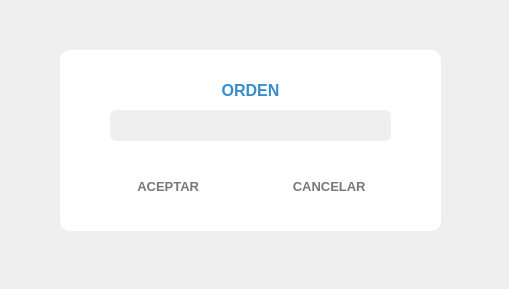
<?xml version="1.0" encoding="UTF-8"?>
<ui version="4.0">
 <class>SelectionOrder</class>
 <widget class="QWidget" name="SelectionOrder">
  <property name="geometry">
   <rect>
    <x>0</x>
    <y>0</y>
    <width>509</width>
    <height>289</height>
   </rect>
  </property>
  <property name="windowTitle">
   <string>Form</string>
  </property>
  <widget class="MyLabelShine" name="label_background">
   <property name="geometry">
    <rect>
     <x>60</x>
     <y>50</y>
     <width>381</width>
     <height>181</height>
    </rect>
   </property>
   <property name="styleSheet">
    <string notr="true">background-color: #FFFFFF; 
border-radius: 10px;
/*border: 2px solid #368DCE;*/</string>
   </property>
   <property name="text">
    <string/>
   </property>
   <property name="alignment">
    <set>Qt::AlignCenter</set>
   </property>
  </widget>
  <widget class="MyLabelSpinner" name="l_orden">
   <property name="geometry">
    <rect>
     <x>110</x>
     <y>110</y>
     <width>281</width>
     <height>31</height>
    </rect>
   </property>
   <property name="font">
    <font>
     <family>Segoe UI</family>
     <pointsize>12</pointsize>
     <weight>50</weight>
     <bold>false</bold>
    </font>
   </property>
   <property name="styleSheet">
    <string notr="true">QLabel{
	background-color: #EFEFEF; 
	border-radius: 6px;
	color:rgb(50, 50, 50);
}
QLabel:hover:!pressed{
	  background-color: #DDDDDD; 
}</string>
   </property>
   <property name="text">
    <string/>
   </property>
   <property name="alignment">
    <set>Qt::AlignCenter</set>
   </property>
  </widget>
  <widget class="QLabel" name="label_5">
   <property name="geometry">
    <rect>
     <x>110</x>
     <y>80</y>
     <width>281</width>
     <height>21</height>
    </rect>
   </property>
   <property name="palette">
    <palette>
     <active>
      <colorrole role="WindowText">
       <brush brushstyle="SolidPattern">
        <color alpha="255">
         <red>54</red>
         <green>141</green>
         <blue>206</blue>
        </color>
       </brush>
      </colorrole>
      <colorrole role="Text">
       <brush brushstyle="SolidPattern">
        <color alpha="255">
         <red>54</red>
         <green>141</green>
         <blue>206</blue>
        </color>
       </brush>
      </colorrole>
      <colorrole role="ButtonText">
       <brush brushstyle="SolidPattern">
        <color alpha="255">
         <red>54</red>
         <green>141</green>
         <blue>206</blue>
        </color>
       </brush>
      </colorrole>
      <colorrole role="PlaceholderText">
       <brush brushstyle="NoBrush">
        <color alpha="128">
         <red>54</red>
         <green>141</green>
         <blue>206</blue>
        </color>
       </brush>
      </colorrole>
     </active>
     <inactive>
      <colorrole role="WindowText">
       <brush brushstyle="SolidPattern">
        <color alpha="255">
         <red>54</red>
         <green>141</green>
         <blue>206</blue>
        </color>
       </brush>
      </colorrole>
      <colorrole role="Text">
       <brush brushstyle="SolidPattern">
        <color alpha="255">
         <red>54</red>
         <green>141</green>
         <blue>206</blue>
        </color>
       </brush>
      </colorrole>
      <colorrole role="ButtonText">
       <brush brushstyle="SolidPattern">
        <color alpha="255">
         <red>54</red>
         <green>141</green>
         <blue>206</blue>
        </color>
       </brush>
      </colorrole>
      <colorrole role="PlaceholderText">
       <brush brushstyle="NoBrush">
        <color alpha="128">
         <red>54</red>
         <green>141</green>
         <blue>206</blue>
        </color>
       </brush>
      </colorrole>
     </inactive>
     <disabled>
      <colorrole role="WindowText">
       <brush brushstyle="SolidPattern">
        <color alpha="255">
         <red>54</red>
         <green>141</green>
         <blue>206</blue>
        </color>
       </brush>
      </colorrole>
      <colorrole role="Text">
       <brush brushstyle="SolidPattern">
        <color alpha="255">
         <red>54</red>
         <green>141</green>
         <blue>206</blue>
        </color>
       </brush>
      </colorrole>
      <colorrole role="ButtonText">
       <brush brushstyle="SolidPattern">
        <color alpha="255">
         <red>54</red>
         <green>141</green>
         <blue>206</blue>
        </color>
       </brush>
      </colorrole>
      <colorrole role="PlaceholderText">
       <brush brushstyle="NoBrush">
        <color alpha="128">
         <red>54</red>
         <green>141</green>
         <blue>206</blue>
        </color>
       </brush>
      </colorrole>
     </disabled>
    </palette>
   </property>
   <property name="font">
    <font>
     <family>Segoe UI</family>
     <pointsize>12</pointsize>
     <weight>75</weight>
     <bold>true</bold>
    </font>
   </property>
   <property name="styleSheet">
    <string notr="true">color: rgb(54, 141, 206);</string>
   </property>
   <property name="text">
    <string>ORDEN</string>
   </property>
   <property name="alignment">
    <set>Qt::AlignCenter</set>
   </property>
  </widget>
  <widget class="QWidget" name="layoutWidget_2">
   <property name="geometry">
    <rect>
     <x>120</x>
     <y>170</y>
     <width>261</width>
     <height>32</height>
    </rect>
   </property>
   <layout class="QHBoxLayout" name="horizontalLayout_3">
    <item>
     <widget class="QPushButton" name="pb_aceptar">
      <property name="minimumSize">
       <size>
        <width>100</width>
        <height>30</height>
       </size>
      </property>
      <property name="font">
       <font>
        <family>Segoe UI</family>
        <pointsize>10</pointsize>
        <weight>75</weight>
        <bold>true</bold>
       </font>
      </property>
      <property name="styleSheet">
       <string notr="true">QPushButton{
	border-radius: 3px;
	color:rgb(120, 120, 120);
}
QPushButton:hover:!pressed{
	  background-color: #EEEEEE; 
}</string>
      </property>
      <property name="text">
       <string>ACEPTAR </string>
      </property>
      <property name="icon">
       <iconset resource="assets.qrc">
        <normaloff>:/icons/accept.png</normaloff>:/icons/accept.png</iconset>
      </property>
      <property name="iconSize">
       <size>
        <width>30</width>
        <height>20</height>
       </size>
      </property>
      <property name="flat">
       <bool>true</bool>
      </property>
     </widget>
    </item>
    <item>
     <spacer name="horizontalSpacer_4">
      <property name="orientation">
       <enum>Qt::Horizontal</enum>
      </property>
      <property name="sizeHint" stdset="0">
       <size>
        <width>40</width>
        <height>20</height>
       </size>
      </property>
     </spacer>
    </item>
    <item>
     <widget class="QPushButton" name="pb_cancelar">
      <property name="minimumSize">
       <size>
        <width>100</width>
        <height>30</height>
       </size>
      </property>
      <property name="font">
       <font>
        <family>Segoe UI</family>
        <pointsize>10</pointsize>
        <weight>75</weight>
        <bold>true</bold>
       </font>
      </property>
      <property name="styleSheet">
       <string notr="true">QPushButton{
	border-radius: 3px;
	color:rgb(120, 120, 120);
}
QPushButton:hover:!pressed{
	  background-color: #EEEEEE; 
}</string>
      </property>
      <property name="text">
       <string>CANCELAR </string>
      </property>
      <property name="icon">
       <iconset resource="assets.qrc">
        <normaloff>:/icons/cancel.png</normaloff>:/icons/cancel.png</iconset>
      </property>
      <property name="iconSize">
       <size>
        <width>30</width>
        <height>20</height>
       </size>
      </property>
      <property name="flat">
       <bool>true</bool>
      </property>
     </widget>
    </item>
   </layout>
  </widget>
 </widget>
 <customwidgets>
  <customwidget>
   <class>MyLabelSpinner</class>
   <extends>QLabel</extends>
   <header location="global">mylabelspinner.h</header>
  </customwidget>
  <customwidget>
   <class>MyLabelShine</class>
   <extends>QLabel</extends>
   <header location="global">mylabelshine.h</header>
  </customwidget>
 </customwidgets>
 <resources>
  <include location="assets.qrc"/>
 </resources>
 <connections/>
</ui>
